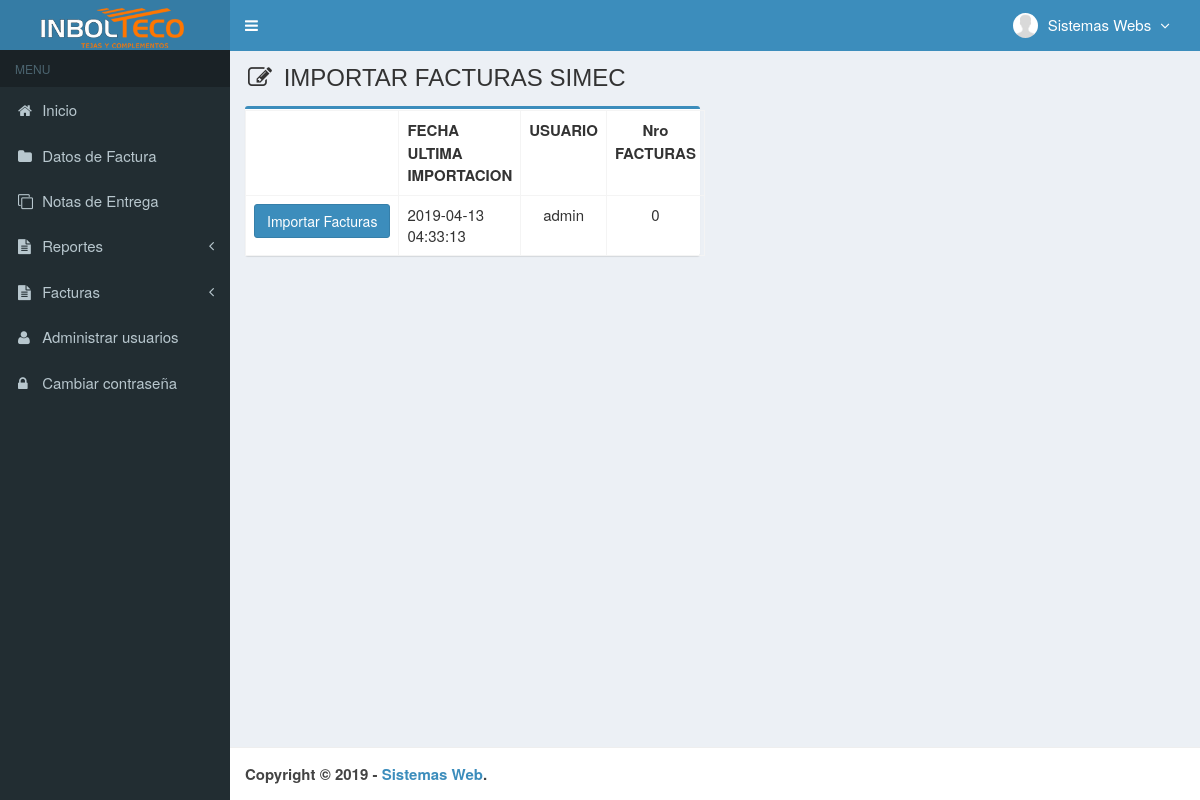
Page /main.php?module=importar_fac (signed in) on the committed database.
### tables this page shows
CREATE TABLE IF NOT EXISTS `usuarios` (
  `id_user` int(3) NOT NULL AUTO_INCREMENT,
  `username` varchar(50) NOT NULL,
  `name_user` varchar(50) NOT NULL,
  `password` varchar(50) NOT NULL,
  `email` varchar(50) DEFAULT NULL,
  `telefono` varchar(13) DEFAULT NULL,
  `foto` varchar(100) DEFAULT NULL,
  `permisos_acceso` enum('Super Admin','Gerente','Ventas') NOT NULL,
  `status` enum('activo','bloqueado') NOT NULL DEFAULT 'activo',
  `created_at` timestamp NOT NULL DEFAULT CURRENT_TIMESTAMP ON UPDATE CURRENT_TIMESTAMP,
  `updated_at` timestamp NOT NULL DEFAULT '0000-00-00 00:00:00',
  PRIMARY KEY (`id_user`),
  KEY `level` (`permisos_acceso`)
);

CREATE TABLE IF NOT EXISTS `log_importacion` (
  `id` int(11) NOT NULL AUTO_INCREMENT,
  `usuario` varchar(30) NOT NULL,
  `fecha` timestamp NOT NULL DEFAULT CURRENT_TIMESTAMP ON UPDATE CURRENT_TIMESTAMP,
  `fac_importadas` int(11) NOT NULL,
  PRIMARY KEY (`id`)
);

### top-menu.php (the view, shortened to what this page needs)
<?php
require_once "config/database.php";
$query = mysqli_query($mysqli, "SELECT id_user, name_user, foto, permisos_acceso FROM usuarios WHERE id_user='$_SESSION[id_user]'")
                                or die('error: '.mysqli_error($mysqli));
$data = mysqli_fetch_assoc($query);
?>
<li class="dropdown user user-menu">
  <a href="#" class="dropdown-toggle" data-toggle="dropdown">
  <?php
  if ($data['foto']=="") { ?>
    <img src="images/user/user-default.png" class="user-image" alt="User Image"/>
  <?php
  }
  else { ?>
    <img src="images/user/<?php echo $data['foto']; ?>" class="user-image" alt="User Image"/>
  <?php
  }
  ?>
    <span class="hidden-xs"><?php echo $data['name_user']; ?> <i style="margin-left:5px" class="fa fa-angle-down"></i></span>
  </a>
</li>

### modules/importar_fac/importar.php (shortened to what this page needs)
<section class="content-header">
  <h1>
    <i class="fa fa-edit icon-title"></i> IMPORTAR FACTURAS SIMEC
  </h1>
</section>
<section class="content">
  <div class="row">
    <div class="col-md-6">
      <div class="box box-primary">
	<center>
<?php
$query = mysqli_query($mysqli, "SELECT * FROM `log_importacion` order by id desc limit 1")
							or die('error'.mysqli_error($mysqli));
							$data  = mysqli_fetch_assoc($query);
?>
        <table class="table table-bordered">
		  <tr>
	  	<td>
		</td>
		  <td>
		  <b>FECHA ULTIMA IMPORTACION</b>
		  </td>
		  <td align="center">
		  <b>USUARIO</b>
		  </td>
		  <td align="center">
		  <b>Nro FACTURAS</b>
		  </td>
	  </tr>
	   <tr>
	  	<td>
			<button type="button" class="btn btn-primary load">Importar Facturas</button>
		</td>
		   <td>
		   <?php echo $data['fecha']; ?>
		   </td>
		   <td align="center">
		   <?php echo $data['usuario']; ?>
		   </td>
		   <td align="center">
		   <?php echo $data['fac_importadas']; ?>
		   </td>
	  </tr>
  <div id="animacion" class="col-lg-12">
      		</div>
  </table>
		</center>
      </div>
    </div>
  </div>
</section>

### assets/css/style.css (style rules this page uses)
.content-header { padding: 15px 18px 0; position: relative; }
.icon-title { margin-right: 5px; }
body { background-color: #fff; color: #333; font-size: 15px; line-height: 1.42857; }

### rows in the picture
usuarios: foto (placeholder picture), name_user "Sistemas Webs"
log_importacion: fecha "2019-04-13 04:33:13", usuario "admin", fac_importadas "0"
